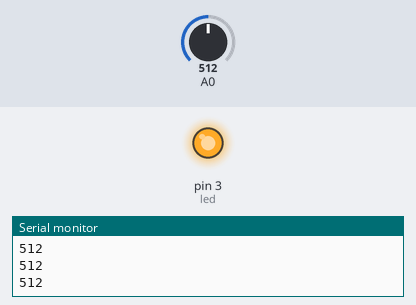
Recording of a sketch running on a simulated Arduino Uno, built with avr-gcc and run on an emulated ATmega328P. Shown: output pins drawn as LEDs (lit = HIGH), the last lines printed to the serial monitor. The inputs (shaded band) are chosen by the test bench; at power-on: A0 = 512.

Above: at 1.2 s.
1.3 s: A0 set to 785
2.8 s: A0 set to 812
At 4.0 s:
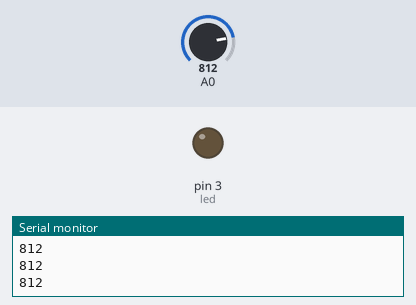
4.3 s: A0 set to 710
5.8 s: A0 set to 689
At 7.0 s:
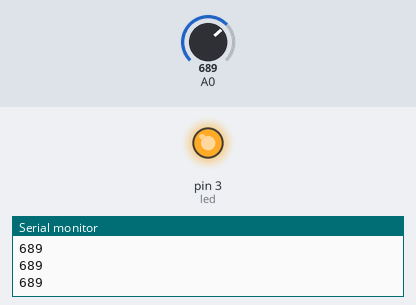
7.3 s: A0 set to 810
At 8.6 s:
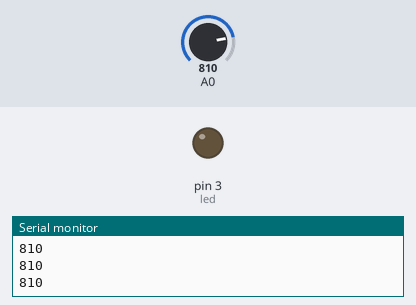
Timing chart, 0 to 9.8 s (numbered marks = the images above; inputs shaded):
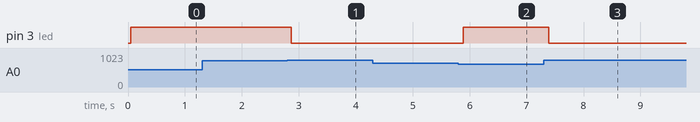

The sketch:

Ldr_ile_Led_Yakma.ino
```cpp
#define led 3  // pine isim verilir

void setup() {

    pinMode(led,OUTPUT);
    Serial.begin(9600);

}

void loop() {

  int isik = analogRead(A0);
// ortam ışığından okunan değer A0 portuna bağlı olan değer isik değişkenine atanır.

  Serial.println(isik);
  delay(50);

 /* gelen veriler yazdırarak serial monitörde görülebilir hale geldi. Delay ile gelen verilen hızlıca akmaması için bekleme süresi verdim. Serial monitörde ortamın ışığına göre istediğiniz değeri ayarlabiliriz. */

  if(isik > 800){
    digitalWrite(led,LOW);
  }
// Işık şiddeti şiddeti 800 den büyük ise Led i yakma Yani aydınlık ortamdasın


  if(isik < 700){
    digitalWrite(led,HIGH);
// Işık şiddeti şiddeti 750 den küçük ise Led i yak.Artık karanlık ortama girildi

  }

}
```

Measured:
- the behaviour switches between 800 and 801 on A0 (found by bisection; images 0 and 1)
- the behaviour switches between 700 and 699 on A0 (found by bisection; images 1 and 2)
- after the input at 2.8 s, pin 3 (led): HIGH → LOW after 0.07 s
- after the input at 5.8 s, pin 3 (led): LOW → HIGH after 0.08 s
- after the input at 7.3 s, pin 3 (led): HIGH → LOW after 0.09 s
